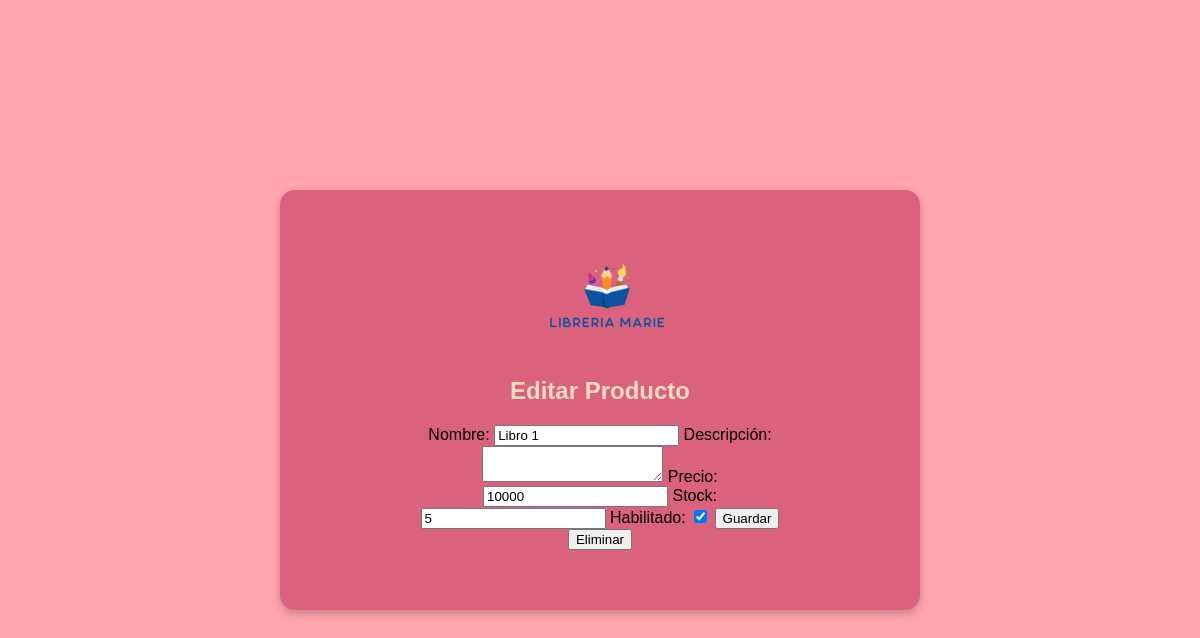
The page /gestionar_productos/3/ on the database as committed earlier.
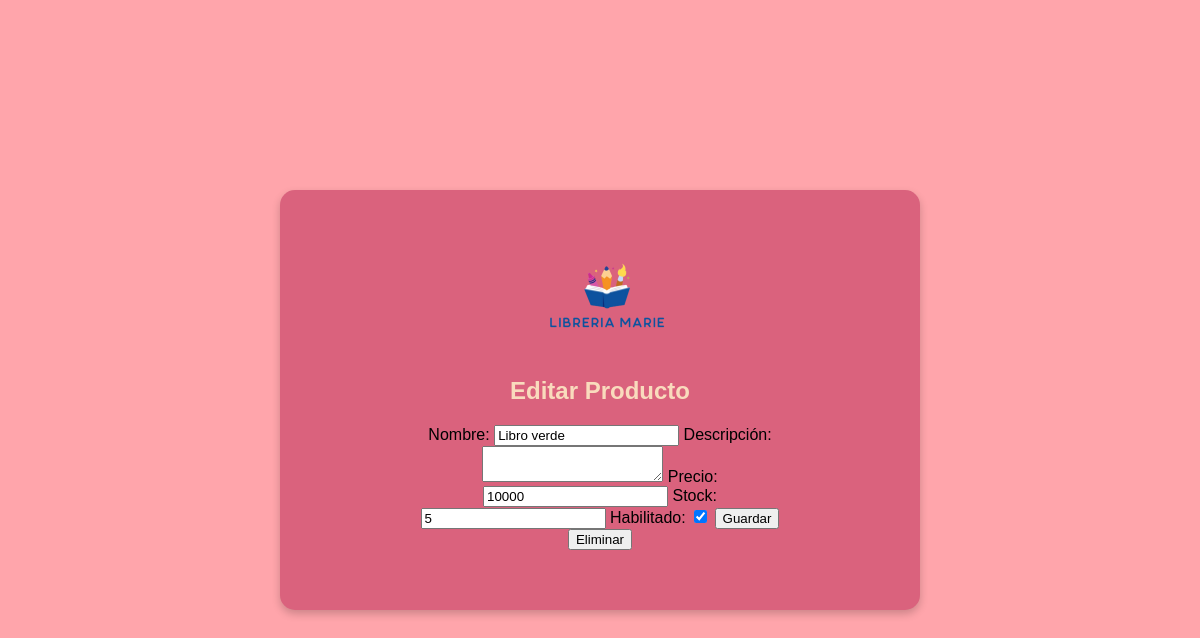
The same page on the database as committed later.
### marieweb/models.py (models this page shows, shortened)
class Producto(models.Model):
    categoria = models.ForeignKey(Categoria, on_delete=models.CASCADE)
    nombre = models.CharField(max_length=100)
    descripcion = models.TextField(blank=True, null=True)
    precio = models.IntegerField()
    stock = models.PositiveIntegerField()
    imagen = models.ImageField(upload_to='productos/', blank=True, null=True)
    enabled = models.BooleanField(default=True)

### marieweb/views.py (the view, shortened to what this page needs)
# urls.py: path('gestionar_productos/<int:producto_id>/', views.gestionar_productos, name='gestionar_productos'),
def gestionar_productos(request, producto_id=None):
    producto = None
    if producto_id:
        producto = get_object_or_404(Producto, id=producto_id)
    return render(request, 'gestionar_productos.html', {
        'producto': producto
    })

### marieweb/templates/gestionar_productos.html (shortened to what this page needs)
{% load static %}
<!DOCTYPE html>
<html lang="es">
<head>
    <link rel="stylesheet" href="{% static '/css/login.css' %}">
</head>
<body>
    <div class="formulario container">
        <div class="logo">
            <a href="{% url 'inicio' %}"><img src="/static/img/logo.png" alt="Logo"></a>
        </div>
        <h1>{% if producto %}Editar Producto{% else %}Crear Producto{% endif %}</h1>
        <form method="post">
            <label for="nombre">Nombre:</label>
            <input type="text" id="nombre" name="nombre" value="{{ producto.nombre|default_if_none:'' }}">
            <label for="descripcion">Descripción:</label>
            <textarea id="descripcion" name="descripcion">{{ producto.descripcion|default_if_none:'' }}</textarea>
            <label for="precio">Precio:</label>
            <input type="number" id="precio" name="precio" value="{{ producto.precio|default_if_none:'' }}">
            <label for="stock">Stock:</label>
            <input type="number" id="stock" name="stock" value="{{ producto.stock|default_if_none:'' }}">
            <label for="enabled">Habilitado:</label>
            <input type="checkbox" id="enabled" name="enabled" {% if producto.enabled %}checked{% endif %}>
            <button type="submit" class="btn_guardar">Guardar</button>
            <button type="submit" name="delete" class="btn_delete" value="delete">Eliminar</button>
        </form>
    </div>
</body>
</html>

Rows that differ between the two databases and show on the page:
changed Producto: nombre "Libro 1" → "Libro verde"
